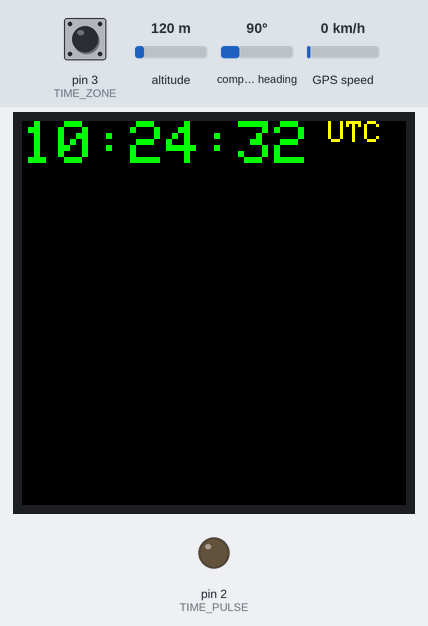
This sketch was run on a simulated Arduino Uno, built with avr-gcc and run on an emulated ATmega328P. Shown: 128×128 colour display, output pins drawn as LEDs (lit = HIGH). Inputs (shaded band) come from the test bench; at power-on: pin 3 (TIME_ZONE) HIGH, altitude 120 m, compass heading 90°, GPS speed 0 km/h. The GPS gets a fix after 3 s at 37.7749, -122.4194 with 8 satellites.

Above: at 2.3 s.
2.4 s: pin 3 (TIME_ZONE) pulled LOW for 1.3 s
At 3.9 s:
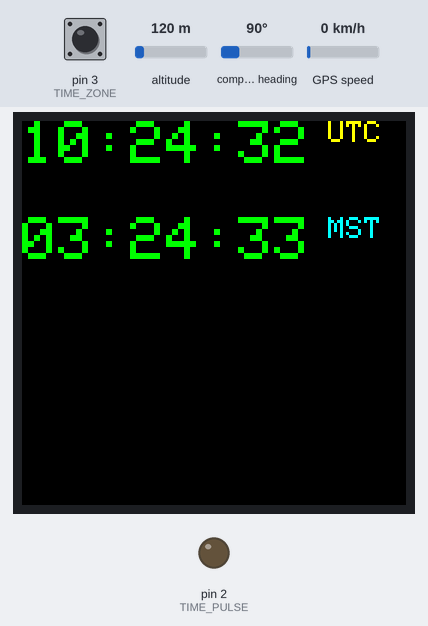
7.6 s: pin 3 (TIME_ZONE) pulled LOW for 3.2 s
At 10.5 s:
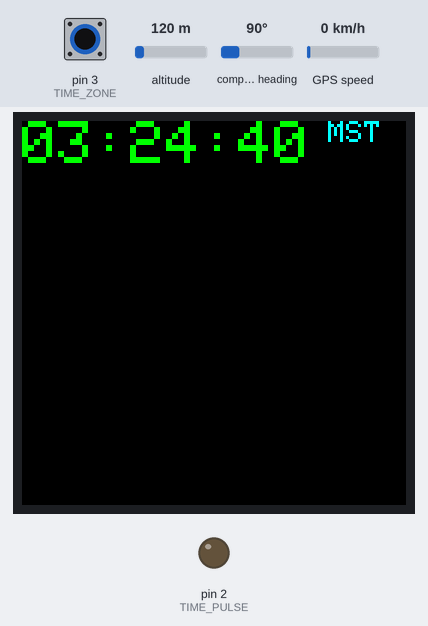
Timing chart, 0 to 12.0 s (numbered marks = the images above; inputs shaded):
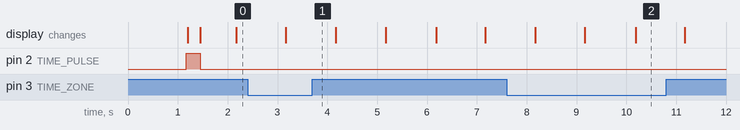

The sketch:

GPSClock.ino
```cpp
// GPS clock using Adafruit GPS modules using MTK3329/MTK3339 driver
//and ST7735 128x128 TFT display. Outputs a 250msec pulse on D2 at the top
//of every hour that is used to synch Self Winding Clock

#include <Adafruit_GPS.h>
#include <SoftwareSerial.h>
#include <Adafruit_GFX.h>    // Core graphics library
#include <Adafruit_ST7735.h> // Hardware-specific library for ST7735
#include <SPI.h>

//pins for tft display (pin 11:SDA and pin 13:SCL assumed spi pins)
#define TFT_CS        10
#define TFT_RST        9
#define TFT_DC        0

#define TIME_PULSE 2     //pin 2 connected to relay
#define TIME_ZONE 3      // pin 3 connected to time zone switch

#define PulseLength   250  //length of pulse sent in ms

SoftwareSerial mySerial(8, 7);
Adafruit_GPS GPS(&mySerial);
Adafruit_ST7735 tft = Adafruit_ST7735(TFT_CS, TFT_DC, TFT_RST);


void setup()
{
  pinMode(TIME_ZONE,INPUT_PULLUP);
  pinMode(TIME_PULSE, OUTPUT);
  digitalWrite(TIME_PULSE,LOW);
  tft.initR(INITR_144GREENTAB); // Init ST7735R chip, green tab
  tft.setTextSize(2);
  tft.setTextColor(ST77XX_GREEN);
  tft.setRotation(0);
  tft.fillScreen(ST77XX_BLACK);
  tft.setCursor(0, 0);

   // 9600 NMEA is the default baud rate for Adafruit MTK GPS's
  GPS.begin(9600);

  // uncomment this line to turn on RMC (recommended minimum) and GGA (fix data) including altitude
 // GPS.sendCommand(PMTK_SET_NMEA_OUTPUT_RMCGGA);
  // uncomment this line to turn on only the "minimum recommended" data
  GPS.sendCommand(PMTK_SET_NMEA_OUTPUT_RMCONLY);
  // For parsing data, we don't suggest using anything but either RMC only or RMC+GGA since
  // the parser doesn't care about other sentences at this time

  // Set the update rate
  GPS.sendCommand(PMTK_SET_NMEA_UPDATE_1HZ);   // 1 Hz update rate
  // For the parsing code to work nicely and have time to sort thru the data, and
  // print it out we don't suggest using anything higher than 1
  delay(1000); //wait before starting main loop
 }

uint8_t scroll = 4;
uint8_t currentHour = 25;  //init to invalid hour- always emit synch pulse on startup
int displayHour;
uint8_t timezone;

void loop()                     // main loop
{
  char c = GPS.read();
 // if a sentence is received, we can check the checksum, parse it...
  if (GPS.newNMEAreceived()) {
    if (!GPS.parse(GPS.lastNMEA()))   // this also sets the newNMEAreceived() flag to false
      return;  // we can fail to parse a sentence in which case we should just wait for another
    if (GPS.hour != currentHour){
      currentHour=GPS.hour;
      digitalWrite(TIME_PULSE, HIGH); //start output synch pulse
      tft.fillScreen(ST77XX_BLACK);
      tft.fillRoundRect(25, 10, 78, 55, 8, ST77XX_RED);
      tft.fillCircle(64, 35, 20, ST77XX_YELLOW);
      tft.drawLine(64, 35, 64, 15, ST77XX_BLACK);
      tft.fillTriangle(64,15,69,20, 59,20, ST77XX_BLACK);
      tft.drawLine(84, 35, 80, 35, ST77XX_BLACK);
      tft.drawLine(44, 35, 48, 35, ST77XX_BLACK);
      tft.drawLine(64, 55, 64, 51, ST77XX_BLACK);
      tft.setCursor(0, 0);
      tft.setTextColor(ST77XX_CYAN);
      tft.setTextSize(2);
      tft.print("\n\n\n\n\n :00 Time\nPulse Sent");
      delay(PulseLength);  //output synch pulse
      digitalWrite(TIME_PULSE, LOW); //turn off synch pulse
      tft.fillScreen(ST77XX_BLACK);
      tft.setCursor(0, 0);
      scroll=4;
      tft.setTextColor(ST77XX_GREEN);
      return;
    }
    if (scroll ==0){
            scroll=4;
            tft.fillScreen(ST77XX_BLACK);
            tft.setCursor(0, 0);
    }
    timezone=digitalRead(TIME_ZONE);
    if(timezone)
       displayHour = GPS.hour;
      else{     //MST calcs
        displayHour = GPS.hour-7;
        if(displayHour<0)
          displayHour=displayHour+24;
      }

    if (displayHour < 10) { tft.print('0'); }
    tft.print(displayHour, DEC); tft.print(':');
    if (GPS.minute < 10) { tft.print('0'); }
    tft.print(GPS.minute, DEC); tft.print(':');
    if (GPS.seconds < 10) { tft.print('0'); }
    tft.print(GPS.seconds, DEC);
    tft.setTextSize(1);
    if(timezone){
      tft.setTextColor(ST77XX_YELLOW);
      tft.print(" UTC");
    }
    else{
      tft.setTextColor(ST77XX_CYAN);
      tft.print(" MST");
    }
    tft.setTextSize(2);
    tft.setTextColor(ST77XX_GREEN);
    tft.println("\n");

    scroll--;
  }
} //end of main loop
```

Measured:
- after the input at 2.4 s, the display: changes after 0.77 s (image 1)
- after the input at 7.6 s, the display: first changes after 0.57 s (image 2 shows a later state)
